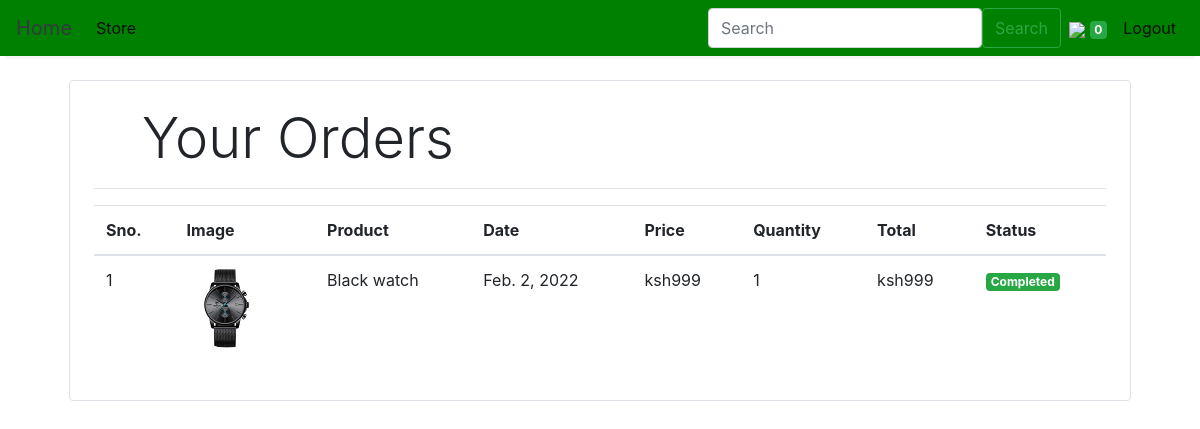
Before: /orders (signed in) with the older database file.
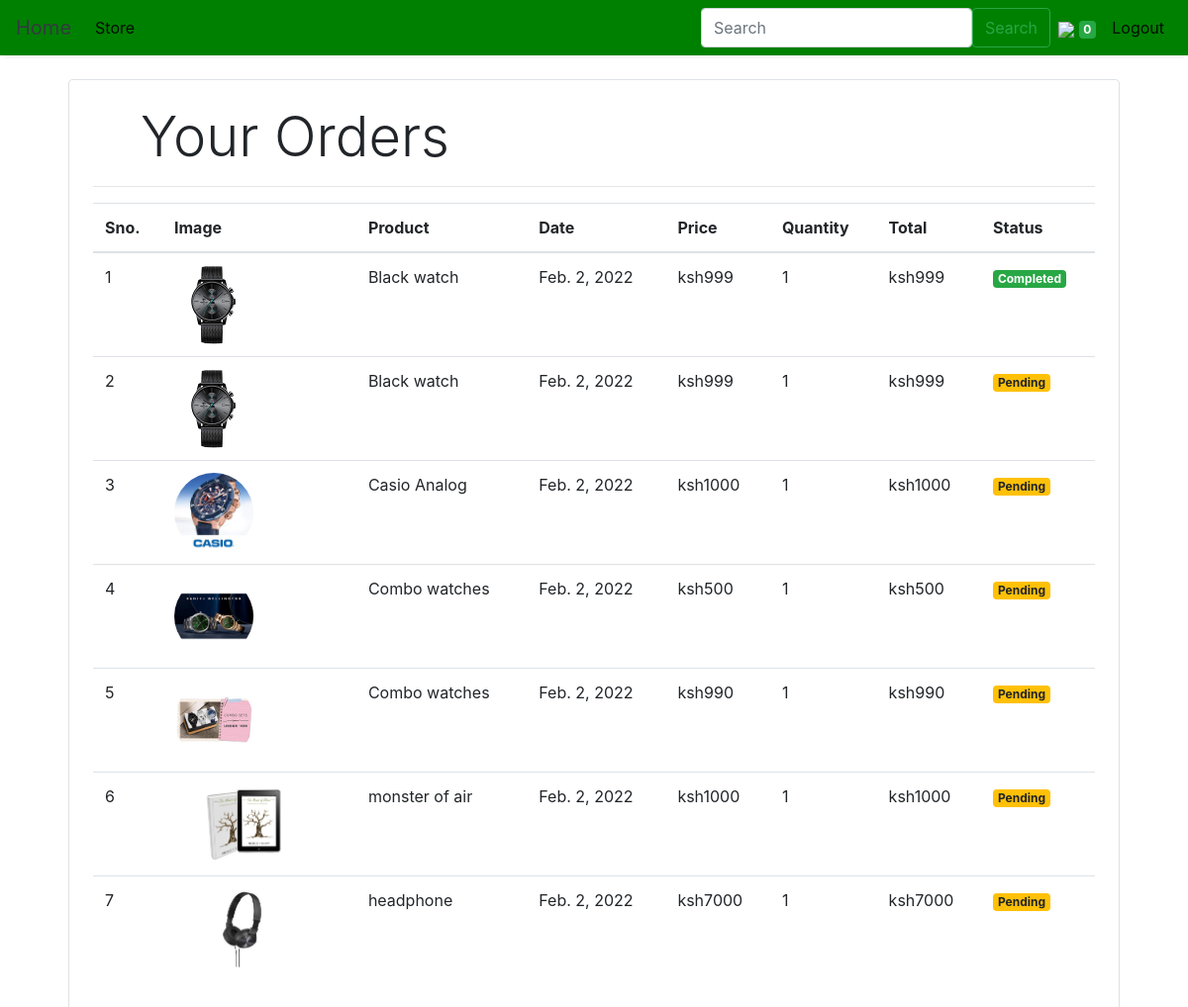
After: the same page with the newer database file.
### store/models/orders.py (models this page shows, shortened)
class Order(models.Model):
    product = models.ForeignKey(Products,
                                on_delete=models.CASCADE)
    customer = models.ForeignKey(Customer,
                                 on_delete=models.CASCADE)
    quantity = models.IntegerField(default=1)
    price = models.IntegerField()
    address = models.CharField (max_length=50, default='', blank=True)
    phone = models.CharField (max_length=50, default='', blank=True)
    date = models.DateField (default=datetime.datetime.today)
    status = models.BooleanField (default=False)
    @staticmethod
    def get_orders_by_customer(customer_id):
        return Order.objects.filter(customer=customer_id).order_by('-date')

### store/models/product.py (models this page shows, shortened)
class Products(models.Model):
    name = models.CharField(max_length=60)
    price= models.IntegerField(default=0)
    category= models.ForeignKey(Category,on_delete=models.CASCADE,default=1 )
    description= models.CharField(max_length=250, default='', blank=True, null= True)
    image= models.ImageField(upload_to='uploads/products/')

### store/middlewares/auth.py (the view)
    def middleware(request):
        print(request.session.get('customer'))
        returnUrl = request.META['PATH_INFO']
        print(request.META['PATH_INFO'])
        if not request.session.get('customer'):
           return redirect(f'login?return_url={returnUrl}')
        response = get_response(request)
        return response

### store/templatetags/custom_filter.py (called while the page is built)
@register.filter(name='currency')
def currency(number):
    return "ksh"+str(number)

@register.filter(name='multiply')
def multiply(number , number1):
    return number * number1

### store/views/orders.py (called while the page is built)
    def get(self , request ):
        customer = request.session.get('customer')
        orders = Order.get_orders_by_customer(customer)
        print(orders)
        return render(request , 'orders.html'  , {'orders' : orders})

### store/templates/orders.html
{% extends 'base.html' %}
{% block content %}
{% load cart %}
{% load custom_filter %}
<div class="container">
   <div class="border rounded p-4 m-4">
        <p class="display-4 pl-4 ml-4">Your Orders</p>
        <hr>
        <table class="table">
            <thead>
                <tr>
                    <th>Sno.</th>
                    <th>Image</th>
                    <th>Product</th>
                    <th>Date</th>
                    <th>Price</th>
                    <th>Quantity</th>
                    <th>Total</th>
                    <th>Status</th>
                </tr>
            </thead>
            <tbody>
                {% for order in orders %}
                <tr>
                    <td>{{forloop.counter}}</td>
                    <td><img style="height: 80px;" class="rounded-circle" src="{{order.product.image.url}}" alt=""></td>
                    <td>{{order.product.name}}</td>
                    <td>{{order.date}}</td>
                    <td>{{order.price|currency}}</td>
                    <td>{{order.quantity}}</td>
                    <td>{{order.quantity|multiply:order.price|currency}}</td>
                    {% if order.status %}
                    <td><small class="badge badge-success">Completed</small></td>
                    {%else%}
                    <td><small class="badge badge-warning">Pending</small></td>
                    {% endif %}
                </tr>
                {% endfor %}
            </tbody>
        </table>
   </div>
</div>
{% endblock %}

### store/templates/base.html (shortened to what this page needs)
<!doctype html>
<html lang="en">
<head>
  <link rel="stylesheet" href="https://maxcdn.bootstrapcdn.com/bootstrap/4.0.0/css/bootstrap.min.css"
>
</head>
<body>
<nav class="one-edge-shadow
  navbar navbar-light
  sticky-top navbar
  navbar-expand-lg
  text-white">
    <a class="navbar-brand ms-3 text-dark " href="/">
    <link rel="stylesheet" href="https://use.fontawesome.com/releases/v5.7.0/css/all.css">Home</a>
    <div class="collapse navbar-collapse" id="navbarSupportedContent">
      <ul class="navbar-nav mr-auto">
        <li class="nav-item active">
          <a class="nav-link" href="/store">Store <span class="sr-only">(current)</span></a>
        </li>
          </ul>
      <ul class=" navbar-nav my-2 my-lg-0">
        <form class="d-flex" action="">
        <input class="form-control me-2" type="search" name="q" placeholder="Search" aria-label="Search" required>
        <button class="btn btn-outline-success" type="submit">Search</button>
      </form>
        <li class="nav-item active">
          <a class="nav-link" href="/cart"> <img src="https://www.freepnglogos.com/uploads/shopping-cart-png/shopping-cart-svg-png-icon-download-28.png" style="width:50px;height:50px,color:text-light;">
            <span class="badge badge-success">{{request.session.cart.keys|length}}</span>
            <span class="sr-only">(current)</span></a>
        </li>
        {% if request.session.customer %}
        <li class="nav-item active ">
          <a class="nav-link" href="/logout">Logout<span class="sr-only">(current)</span></a>
        </li>
        {% endif %}
      </ul>
    </div>
  </nav>
  {% block content %}{% endblock %}
</body>
</html>

### store/templates/base.html (style rules this page uses)
nav { background-color: green; }
.one-edge-shadow { box-shadow: 0 8px 2px -5px rgb(246, 245, 245); }

Changed rows visible on the page:
added Order: product.image (picture), product.name "Black watch", date "Feb. 2, 2022", price "ksh999", quantity "1", quantity|multiply "ksh999", status "Pending"
added Order: product.image (picture), product.name "Casio Analog", date "Feb. 2, 2022", price "ksh1000", quantity "1", quantity|multiply "ksh1000", status "Pending"
added Order: product.image (picture), product.name "Combo watches", date "Feb. 2, 2022", price "ksh500", quantity "1", quantity|multiply "ksh500", status "Pending"
added Order: product.image (picture), product.name "Combo watches", date "Feb. 2, 2022", price "ksh990", quantity "1", quantity|multiply "ksh990", status "Pending"
added Order: product.image (picture), product.name "monster of air", date "Feb. 2, 2022", price "ksh1000", quantity "1", quantity|multiply "ksh1000", status "Pending"
added Order: product.image (picture), product.name "headphone", date "Feb. 2, 2022", price "ksh7000", quantity "1", quantity|multiply "ksh7000", status "Pending"
